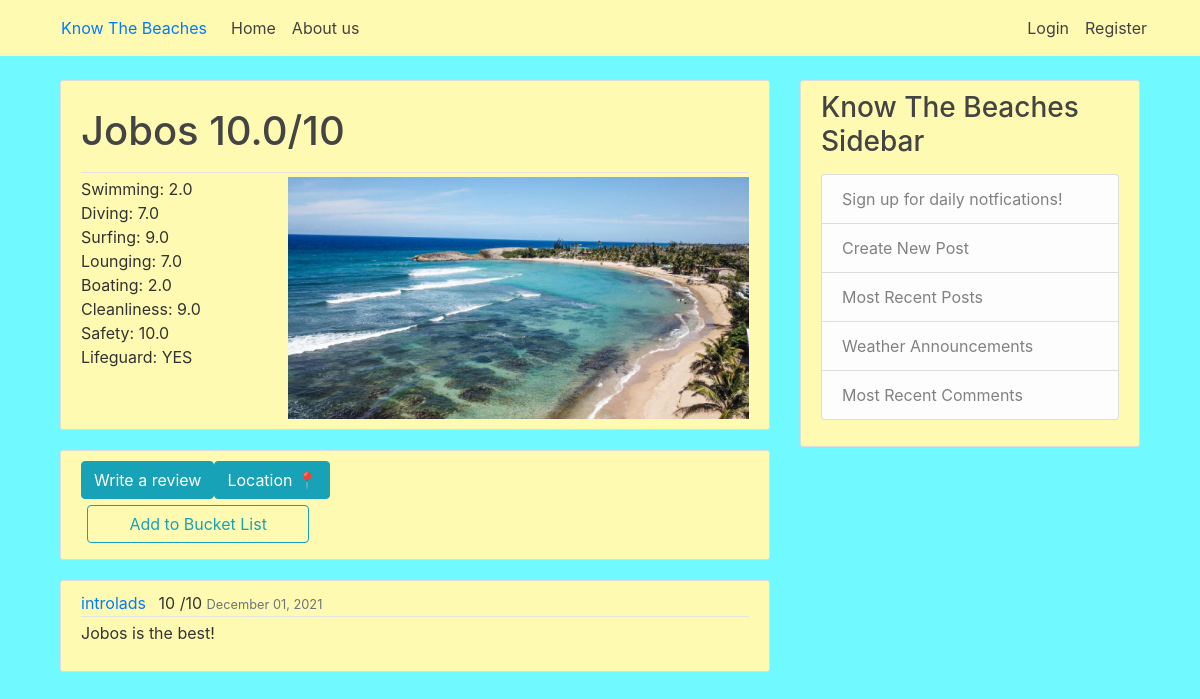
/beach/jobos/, run on the app's committed database.
### beach/models.py (models this page shows, shortened)
class Beach(models.Model):
    name = models.CharField(max_length = 60)
    img = models.ImageField(upload_to='beach_pic', null = True)
    region = models.CharField(max_length = 2, choices=CHOICE_REGIONS) # N, NE, E, SE, S, SW, W, NW
    overallRating = models.DecimalField(max_digits=3, decimal_places=1, null = True, default=0)
    swimRating = models.DecimalField(max_digits=3, decimal_places=1, null = True, default=0)
    diveRating = models.DecimalField(max_digits=3, decimal_places=1, null = True, default=0)
    surfRating = models.DecimalField(max_digits=3, decimal_places=1, null = True, default=0)
    loungeRating = models.DecimalField(max_digits=3, decimal_places=1, null = True, default=0)
    boatRating = models.DecimalField(max_digits=3, decimal_places=1, null = True, default=0)
    isCleanRating = models.DecimalField(max_digits=3, decimal_places=1, null = True, default=0)
    safetyRating = models.DecimalField(max_digits=3, decimal_places=1, null = True, default=0)
    lifeguardRating = models.CharField(max_length = 3, choices=CHOICE_AVAILABLE, default= 'No')
    def __str__(self):
        return self.name

class Comment(models.Model):
        content = models.TextField()
        date_posted = models.DateTimeField(default = timezone.now)
        author = models.ForeignKey(User, on_delete = models.CASCADE)
        beach = models.ForeignKey(Beach, on_delete = models.CASCADE, null= True)

### beach/views.py (the view)
# urls.py: path('', views.display),
def display(request, beachName='Jobos'):
    beach = Beach.objects.filter(name=beachName).first
    prevRating = Rating.objects.filter(author__username = request.user.username).filter(beach__name = beachName)
    if request.method == 'POST':
        ratingForm = RatingForm(request.POST)
        commentForm = CommentForm(request.POST)
        if ratingForm.is_valid() and commentForm.is_valid() and prevRating.count() == 0:
            ratingForm.save()
            commentForm.save()
            average(request, beachName)
            messages.success(request, f'Your review was submitted!')
        else:
            messages.error(request, f'Something went wrong, your review was not sent')
        return HttpResponse("""<html><script>window.location.replace('/beach/""" + beachName + """/');</script></html>""")
    else: #get request
        ratingForm = RatingForm(initial = {'beach' : beach, 'author':  request.user})
        commentForm = CommentForm(initial = {'beach' : beach, 'author':  request.user})
        ratingForm.fields['beach'].widget = forms.HiddenInput()
        ratingForm.fields['author'].widget = forms.HiddenInput()
        commentForm.fields['beach'].widget = forms.HiddenInput()
        commentForm.fields['author'].widget = forms.HiddenInput()
        userRatings = {}
        for rating in Rating.objects.filter(beach__name = beachName):
            userRatings[rating.author.username] = rating.overall
        context = {
            'comments': Comment.objects.filter(beach__name=beachName)[:commentAmount], #front-end needs button that modifies the commentAmount variable
            'beach': beach,
            'ratingForm': ratingForm,
            'commentForm' : commentForm,
            'userRatings' : userRatings,
            'request' : request
        }
        return render(request, 'beach/display.html', context)

### templates/beach/display.html (shortened to what this page needs)
{% extends "base.html" %}
{% load crispy_forms_tags %}
{% block content %}
<article class="media content-section">
  <div class="media-body">
    <div class="article-metadata">
      <p><h1>{{ beach | title}} {{beach.overallRating}}/10</h1></p>
    </div>
    <div>
      <img src="{{beach.img.url}}" alt="image not found" width="69%" align="right">
    </div>
    <div>
      <div><a> Swimming: {{ beach.swimRating}}</a></div>
      <div><a> Diving: {{ beach.diveRating}}</a></div>
      <div><a> Surfing: {{ beach.surfRating}}</a></div>
      <div><a> Lounging: {{ beach.loungeRating}}</a></div>
      <div><a> Boating: {{ beach.boatRating}}</a></div>
      <div><a> Cleanliness: {{ beach.isCleanRating}}</a></div>
      <div><a> Safety: {{ beach.safetyRating}}</a></div>
      <div><a> Lifeguard: {{ beach.lifeguardRating}}</a></div>
    </div>
  </div>
</article>
<article class="media content-section">
  <div class="media-body">
    <a data-toggle = "modal" data-target = "#reviewModal">
      <div class="form-inline">
        <form action="{% url 'beach' beach.name %}review" class = "form-inline" role = "form">
        <div class = "form-group">
          <button class="btn btn-info " type="button" id="MenuButton1">
            Write a review
          </button>
            <button class="btn btn-info" type="button" id="MenuButton3">
              Location 📍
            </button>
          </a>
        </div>
      </div>
    <form action="{% url 'beach' beach.name %}add" class="form-inline" role="form">
      <div class="form-group">
        <button style="margin: 6px;" class="btn btn-outline-info" type="btn">ㅤㅤAdd to Bucket Listㅤㅤ</button>
      </div>
    </form>
  </div>
    {% for comment in comments %}
    <article class="media content-section">
        <div class="media-body">
          <div class="article-metadata">
            <a class="mr-2" href="{% url 'profile' comment.author %}">{{ comment.author }}</a>
            <a>{{userRatings | get:comment.author.username}} /10</a>
            <small class="text-muted">{{ comment.date_posted|date:"F d, Y" }}</small>
          </div>
          <p class="article-content">{{ comment.content }}</p>
        </div>
      </article>
    {% endfor %}
{% endblock content %}

### beach/static/beach/main.css (style rules this page uses)
body { background: #70faff; color: #333333; margin-top: 5rem; }
h1, h2, h3, h4, h5, h6 { color: #444444; }
.content-section { background: #fffab1; padding: 10px 20px; border: 1px solid #dddddd; border-radius: 3px; margin-bottom: 20px; }
.article-content { white-space: pre-line; }
.article-metadata { padding-bottom: 1px; margin-bottom: 4px; border-bottom: 1px solid #e3e3e3 }

### data on the page
Beach: name "Jobos", overallRating "10.0", img (picture), swimRating "2.0", diveRating "7.0", surfRating "9.0", loungeRating "7.0", boatRating "2.0", isCleanRating "9.0", safetyRating "10.0", lifeguardRating "YES"
Comment: author "introlads", author.username "10", date_posted "December 01, 2021", content "Jobos is the best!"
